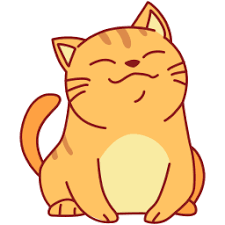
#> input picture cv_test/cat.png, 225 x 225 px
$ jupyter execute cat.ipynb
#> lines starting #> are read from the running program, lines starting #| are printed output that depends on the picture
[cell 1]
import cv2 as cv
import numpy as np
import matplotlib.pyplot as plt

[cell 2]
img = cv.imread('cat.png')
#> img is the input picture: shape (225, 225, 3); mean B, G, R 168.2, 210.5, 244.6
# img[:, :, 1] = 0
# img = cv.add(img, 100)

[cell 3]
plt.imshow(img)

[cell 4]
img1 = np.zeros((255,255,3))

[cell 5]
plt.imshow(img1)

[cell 6]
img1 = np.full((255, 255, 3), (100, 200, 160))
img2 = np.random.randint(0, 255, (255, 255, 3))

[cell 7]
plt.imshow(img1)
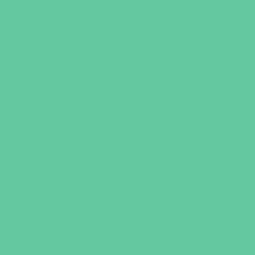
#> shown: shape (255, 255, 3); mean R, G, B 100, 200, 160

[cell 8]
def cal(x):
    result = (x**2) + (2*x) + 1
    return result

[cell 9]
cal(10)

[cell 10]
def makesomenoise(x, y):
    img = np.random.randint(0, 255, (x, y, 3))
    return img

[cell 11]
img = makesomenoise(100, 100)
plt.imshow(img)
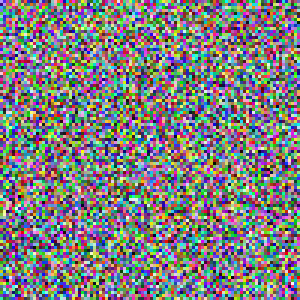
#> shown: shape (100, 100, 3) (shown 3 times larger); mean R, G, B 126.4, 125.7, 126.5
